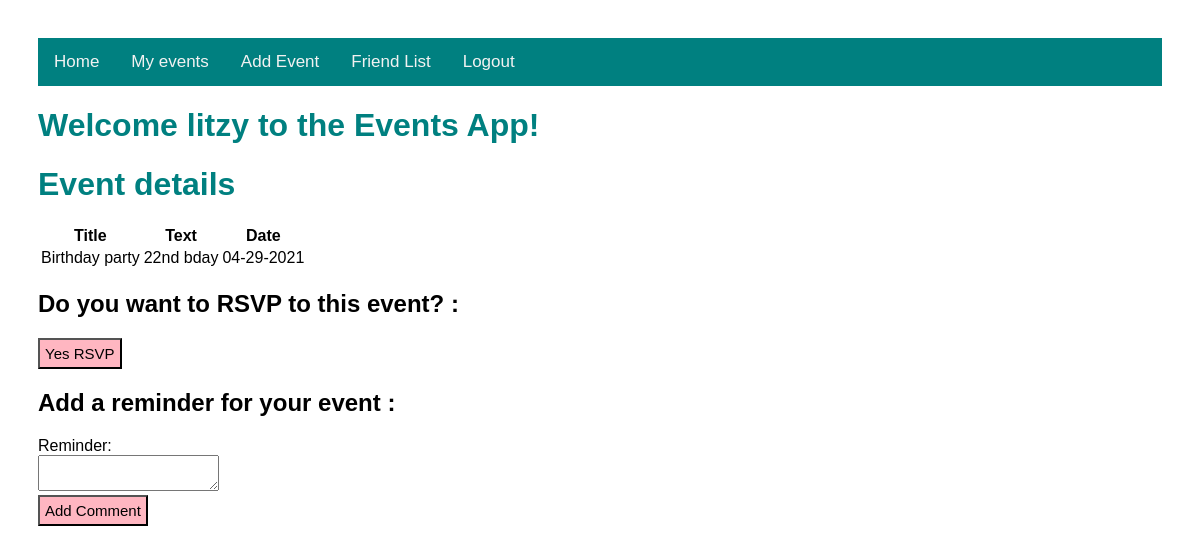
Page /events/4 (signed in) on the committed database.
### models.py (models this page shows, shortened)
class Event(db.Model):
    id = db.Column("id", db.Integer, primary_key=True)
    title = db.Column("title", db.String(200))
    text = db.Column("text", db.String(100))
    date = db.Column("date", db.String(50))
    user_id= db.Column(db.Integer, db.ForeignKey("user.id"), nullable=False)
    comments = db.relationship("Comment", backref="event", cascade="all, delete-orphan", lazy=True)

### flask06.py (the view)
@app.route('/events/<int:event_id>')
def get_event(event_id):
    if session.get('user'):
        my_event = db.session.query(Event).filter_by(id=event_id, user_id=session['user_id']).one()
        form_comment = CommentForm()
        event_rsvps = db.session.query(RSVP).filter_by(event_id=event_id).all()
        form_rsvp  = RSVPForm()
        print(event_rsvps)
        return render_template('event.html', event=my_event, user=session['user'], form_comment=form_comment, form_rsvp=form_rsvp, rsvps=event_rsvps )
    else:
        return redirect(url_for('login'))

### forms.py
class CommentForm(FlaskForm):
    class Meta:
        csrf = False
    comment = TextAreaField('Reminder:',validators=[Length(min=1)])
    submit = SubmitField('Add Comment')

class RSVPForm(FlaskForm):
    class Meta:
        csrf = False
    submit = SubmitField('Yes RSVP')

### templates/event.html (shortened to what this page needs)
<!DOCTYPE html>
<html lang="en">
    <head>
        <link rel="stylesheet" href="{{ url_for('static', filename='main.css') }}">
    </head>
    <body>
    <div class = "topnav">
    <nav>
            <a href="{{ url_for('home')}}"> Home </a>
            <a href="/events"> My events </a>
            <a href="{{url_for('new_event')}}"> Add Event</a>
            <a href="{{url_for('new_event')}}"> Friend List</a>
            <a href="{{ url_for('logout')}}">Logout</a>
        </nav>
        </div>
        <h1>Welcome {{user}} to the Events App!</h1>
        <h1>Event details</h1>
        <table>
            <tr>
                <th>Title</th>
                <th>Text</th>
                <th>Date</th>
            </tr>
            <tr>
                <td>{{ event.title }}</td>
                <td>{{ event.text }}</td>
                <td>{{ event.date }}</td>
            </tr>
        </table>
<form action="{{ url_for('new_rsvp', event_id=event.id) }}" method="post">
  <div class="formwrapper">
    <h2 class="title">Do you want to RSVP to this event? : </h2>
    {{ form_rsvp.submit }}
  </div>
</form>
<form action="{{ url_for('new_comment', event_id=event.id) }}" method="post">
  <div class="formwrapper">
    <h2 class="title">Add a reminder for your event :</h2>
    <div class="form-field">
      {{ form_comment.comment.label }} <br/> {{ form_comment.comment }}
    </div>
    {{ form_comment.submit }}
  </div>
</form>
    </body>
</html>

### static/main.css (style rules this page uses)
body { padding: 30px 30px; font-family: Arial, Helvetica, sans-serif; }
h1 { color: teal; }
.topnav { overflow: hidden; background-color: teal; }
.topnav a { float: left; color: #f2f2f2; text-align: center; padding: 14px 16px; text-decoration: none; font-size: 17px; }
input[type='submit'] { background-color: lightpink; color: black; font-size: 15px; padding:5px; font-family: Palatino Linotype, sans-serif; }

### rows in the picture
Event: title "Birthday party", text "22nd bday", date "04-29-2021"

### other values in the picture
{{ user }} "litzy"
